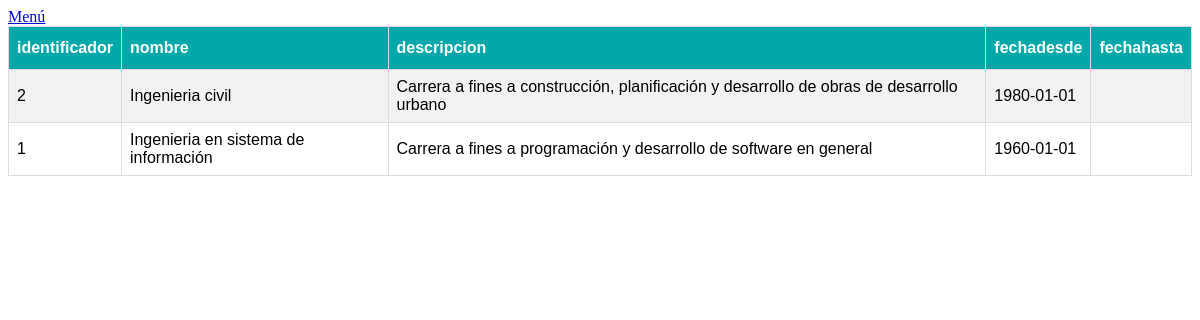
The app's page /vistas/vistaCarrera.php with its own data.
### tables this page shows
CREATE TABLE carrera (
    identificador  integer PRIMARY KEY NOT NULL,
    nombre       varchar(40) NOT NULL,
    descripcion      varchar(250),
    fechadesde		date NOT NULL,
    fechahasta 	date
);

### vistas/vistaCarrera.php (the view, shortened to what this page needs)
<?php
	include __DIR__ . '/../head.php';
?>
<body>
	<div id="cards" class="cards">
		<a href="../index.php">Menú</a><br>
		<?php
			$tableName = 'carrera';
			$primerColumna = 'identificador';
			include __DIR__ . "/../defines.php";
			$sql = "SHOW COLUMNS FROM $tableName";
			$result = mysqli_query($mysqli, $sql);
			while($x = mysqli_fetch_assoc($result)){
				$fields[] = $x['Field'];
			}
			echo "<table id='tablaDatos'><tr>";
			foreach($fields as $f){
				echo "<th>$f</th>";
			}
			echo "</tr>";
			$sql = "SELECT * FROM $tableName ORDER BY $primerColumna DESC";
			if ($result=mysqli_query($mysqli,$sql))
			{
				while ($row=mysqli_fetch_row($result))
				{
					echo "<tr>";
					foreach($row as $key => $value){
						echo "<td>$value</td>";
					}
					echo "</tr>";
				}
			}else{
				echo $result->$error;
			}
			echo "</table>";
		?>
	</div>
</body>
</html>

### css/style.css (style rules this page uses)
#tablaDatos { font-family: "Trebuchet MS", Arial, Helvetica, sans-serif; border-collapse: collapse; width: 100%; }
#tablaDatos td, #tablaDatos th { border: 1px solid #ddd; padding: 8px; }
#tablaDatos tr:nth-child(even) { background-color: #f2f2f2; }
#tablaDatos th { padding-top: 12px; padding-bottom: 12px; text-align: left; background-color: #00A8A9; color: white; }

### records on screen
carrera: identificador "2", nombre "Ingenieria civil", descripcion "Carrera a fines a construcción, planificación y desarrollo de obras de desarrollo urbano", fechadesde "1980-01-01"
carrera: identificador "1", nombre "Ingenieria en sistema de información", descripcion "Carrera a fines a programación y desarrollo de software en general", fechadesde "1960-01-01"

### other values on screen
$f "identificador"
$f "nombre"
$f "descripcion"
$f "fechadesde"
$f "fechahasta"
